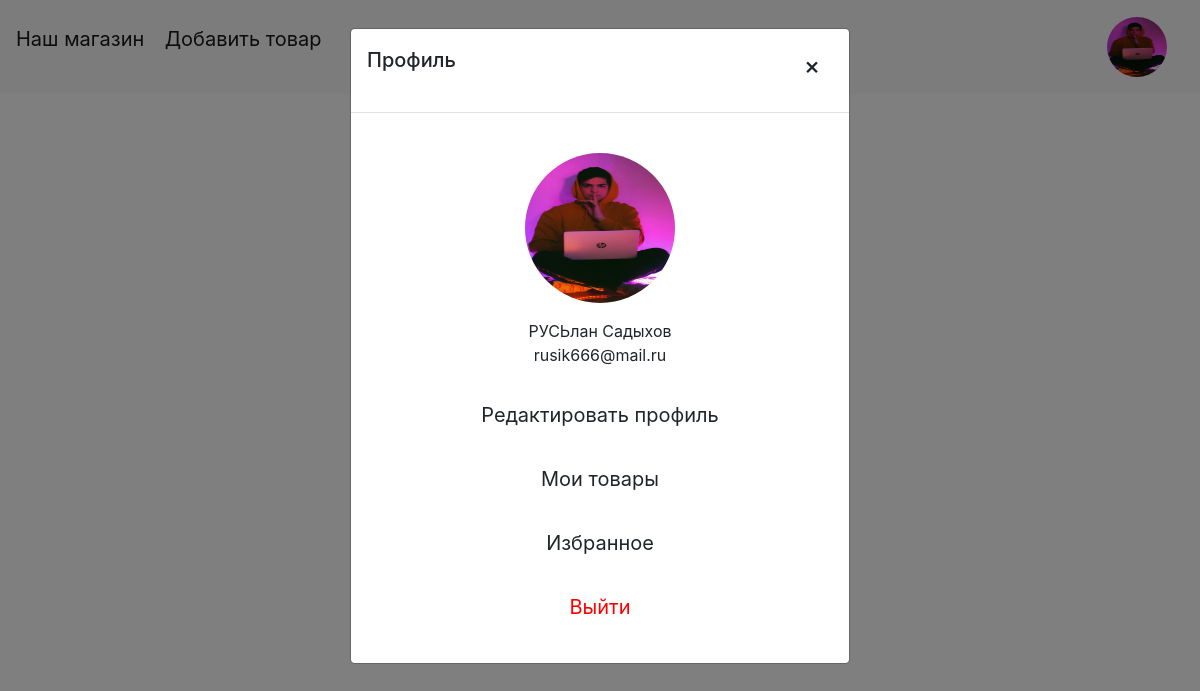
Page /profile (signed in) on the committed database.
### data/users.py (models this page shows, shortened)
class User(SqlAlchemyBase, UserMixin, SerializerMixin):
    __tablename__ = 'users'
    id = sqlalchemy.Column(sqlalchemy.Integer,
                           primary_key=True, autoincrement=True)
    name = sqlalchemy.Column(sqlalchemy.String, nullable=True)
    about = sqlalchemy.Column(sqlalchemy.String, nullable=True)
    email = sqlalchemy.Column(sqlalchemy.String,
                              index=True, unique=True, nullable=True)
    hashed_password = sqlalchemy.Column(sqlalchemy.String, nullable=True)
    created_date = sqlalchemy.Column(sqlalchemy.DateTime,
                                     default=datetime.datetime.now)
    image = sqlalchemy.Column(sqlalchemy.String, nullable=True, default='/static/img/anon.jpg')
    news = orm.relation("Goods", back_populates='user')

### main.py (the view)
@app.route('/profile')
@login_required
def profile():
    return render_template('profile.html')

### data/db_session.py (called while the page is built)
def create_session() -> Session:
    global __factory
    return __factory()

### main.py (called while the page is built)
@login_manager.user_loader
def load_user(user_id):
    db_sess = db_session.create_session()
    return db_sess.query(User).get(user_id)

### templates/profile.html
{% extends "base.html" %}
{% block content %}
<div id="myModal" class="modal" aria-labelledby="myModalLabel" tabindex="-1">
    <div class="modal-dialog">
        <div class="modal-content">
            <div class="modal-header">
                <h5 class="modal-title">Профиль</h5>
              <a class="btn btn-close" href="/"><h4>×</h4></a>
            </div>
            <div class="modal-body">
<br>
                <p class="fig" align="center"><a href="/user_photo/{{current_user.id}}"><img src={{current_user.image}} title={{current_user.name}} style="width:150px;height:150px;border-radius: 50%"></a></p>
<div align="center">{{current_user.name}}</div>
<div align="center">{{current_user.email}}</div>
<br>
<p class="fig" align="center"><a style="align:center" href="/profile_edit" class="btn btn-lg" href="/profile_edit" role="button">Редактировать профиль</a></p>
<p class="fig" align="center"><a style="align:center" class="btn btn-lg" href="/my_goods" role="button">Мои товары</a></p>
<p class="fig" align="center"><a style="align:center" class="btn btn-lg" href="/corzina" role="button">Избранное</a></p>
<p class="fig" align="center"><a style="align:center" class="btn btn-lg" href="/submit" role="button"><font color="red">Выйти</font></a></p>
</div>
        </div>
    </div>
</div>
{% endblock %}

### templates/base.html (shortened to what this page needs)
<!doctype html>
<html lang="en">
<head>
    <link rel="stylesheet"
          href="https://stackpath.bootstrapcdn.com/bootstrap/4.4.1/css/bootstrap.min.css"
>
    <link rel="stylesheet" href="https://stackpath.bootstrapcdn.com/bootstrap/4.3.1/css/bootstrap.min.css">
</head>
<body>
<header>
    <nav class="navbar navbar-light bg-light">
        <p align="left"> <a class="navbar-brand" href="/">Наш магазин</a>
            {% if current_user.is_authenticated %}
        <a class="navbar-brand" href="/goods">Добавить товар</a></p>
        {% else %}
        <a class="navbar-brand" href="/login">Добавить товар</a>
        {%endif%}
        <a class="navbar-brand" href="/poisk_poisk">Поиск</a>
        {% if current_user.is_authenticated %}
        <a class="btn btn-lg" href="/profile" role="button"><img src={{current_user.image}} title={{current_user.name}} style="width:60px;height:60px;border-radius: 50%"></a>
{% else %}
    <p>
        <a class="btn btn-primary" href="/register">Зарегистрироваться</a>
        <a class="btn btn-success" href="/login">Войти</a>
    </p>
{% endif %}
    </nav>
</header>
<main role="main" class="container">
    {% block content %}{% endblock %}
</main>
</body>
</html>

### rows in the picture
User: image (picture), name "РУСЬлан Садыхов", email "rusik666@mail.ru"
